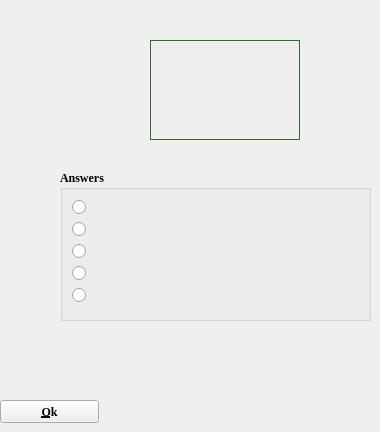
   <widget class="QWidget" name="quizPage">
    <widget class="QLabel" name="quizLabel">
     <property name="geometry">
      <rect>
       <x>150</x>
       <y>40</y>
       <width>150</width>
       <height>100</height>
      </rect>
     </property>
     <property name="minimumSize">
      <size>
       <width>82</width>
       <height>100</height>
      </size>
     </property>
     <property name="maximumSize">
      <size>
       <width>254</width>
       <height>100</height>
      </size>
     </property>
     <property name="styleSheet">
      <string notr="true">    border-style: solid;
	border-color: #346733;
    border-width: 1px;</string>
     </property>
     <property name="text">
      <string/>
     </property>
    </widget>
    <widget class="QLabel" name="catQuizLabel">
     <property name="geometry">
      <rect>
       <x>0</x>
       <y>0</y>
       <width>311</width>
       <height>21</height>
      </rect>
     </property>
     <property name="font">
      <font>
       <family>Georgia</family>
       <pointsize>16</pointsize>
       <weight>75</weight>
       <bold>true</bold>
      </font>
     </property>
     <property name="text">
      <string/>
     </property>
    </widget>
    <widget class="QLabel" name="quizAnswerLabel">
     <property name="geometry">
      <rect>
       <x>0</x>
       <y>330</y>
       <width>371</width>
       <height>51</height>
      </rect>
     </property>
     <property name="font">
      <font>
       <family>Georgia</family>
       <pointsize>12</pointsize>
       <weight>75</weight>
       <bold>true</bold>
      </font>
     </property>
     <property name="text">
      <string/>
     </property>
    </widget>
    <widget class="QPushButton" name="quizOkButton">
     <property name="geometry">
      <rect>
       <x>0</x>
       <y>400</y>
       <width>99</width>
       <height>23</height>
      </rect>
     </property>
     <property name="font">
      <font>
       <family>Georgia</family>
       <weight>75</weight>
       <bold>true</bold>
      </font>
     </property>
     <property name="text">
      <string>&amp;Ok</string>
     </property>
    </widget>
    <widget class="QLabel" name="quizStatusLabel">
     <property name="geometry">
      <rect>
       <x>152</x>
       <y>145</y>
       <width>151</width>
       <height>16</height>
      </rect>
     </property>
     <property name="font">
      <font>
       <family>Georgia</family>
       <weight>75</weight>
       <bold>true</bold>
      </font>
     </property>
     <property name="text">
      <string/>
     </property>
    </widget>
    <widget class="QGroupBox" name="groupBox">
     <property name="geometry">
      <rect>
       <x>60</x>
       <y>170</y>
       <width>311</width>
       <height>151</height>
      </rect>
     </property>
     <property name="font">
      <font>
       <family>Georgia</family>
       <weight>75</weight>
       <bold>true</bold>
      </font>
     </property>
     <property name="title">
      <string>Answers</string>
     </property>
     <layout class="QVBoxLayout" name="verticalLayout_2">
      <item>
       <widget class="QRadioButton" name="quizOption1">
        <property name="font">
         <font>
          <family>Georgia</family>
          <weight>75</weight>
          <bold>true</bold>
         </font>
        </property>
        <property name="text">
         <string/>
        </property>
        <attribute name="buttonGroup">
         <string notr="true">quizButtonGroup</string>
        </attribute>
       </widget>
      </item>
      <item>
       <widget class="QRadioButton" name="quizOption2">
        <property name="font">
         <font>
          <family>Georgia</family>
          <weight>75</weight>
          <bold>true</bold>
         </font>
        </property>
        <property name="text">
         <string/>
        </property>
        <attribute name="buttonGroup">
         <string notr="true">quizButtonGroup</string>
        </attribute>
       </widget>
      </item>
      <item>
       <widget class="QRadioButton" name="quizOption3">
        <property name="font">
         <font>
          <family>Georgia</family>
          <weight>75</weight>
          <bold>true</bold>
         </font>
        </property>
        <property name="text">
         <string/>
        </property>
        <attribute name="buttonGroup">
         <string notr="true">quizButtonGroup</string>
        </attribute>
       </widget>
      </item>
      <item>
       <widget class="QRadioButton" name="quizOption4">
        <property name="font">
         <font>
          <family>Georgia</family>
          <weight>75</weight>
          <bold>true</bold>
         </font>
        </property>
        <property name="text">
         <string/>
        </property>
        <attribute name="buttonGroup">
         <string notr="true">quizButtonGroup</string>
        </attribute>
       </widget>
      </item>
      <item>
       <widget class="QRadioButton" name="quizOption5">
        <property name="font">
         <font>
          <family>Georgia</family>
          <weight>75</weight>
          <bold>true</bold>
         </font>
        </property>
        <property name="text">
         <string/>
        </property>
        <attribute name="buttonGroup">
         <string notr="true">quizButtonGroup</string>
        </attribute>
       </widget>
      </item>
     </layout>
    </widget>
   </widget>
